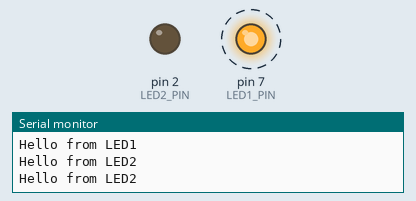
This sketch was run on a simulated Arduino Uno, built with avr-gcc and run on an emulated ATmega328P. Parts: output pins drawn as LEDs (lit = HIGH), the last lines printed to the serial monitor. Dashed ring = blinking.

Above: at 0.05 s.
At 0.25 s:
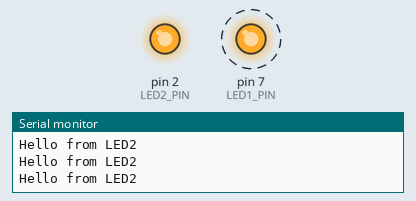
Timing chart, 0 to 4.6 s (numbered marks = the images above):
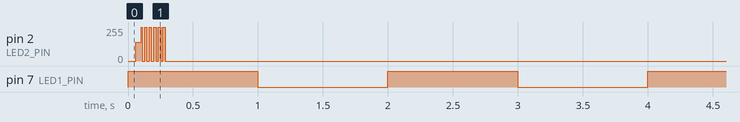

Measured:
- by itself, pin 2 (LED2_PIN): repeats every 0.03 s: 255/255 0.01 s, 0/255 0.02 s, until it stays 0/255 from 0.3 s
- by itself, pin 7 (LED1_PIN): alternates HIGH for 1.0 s and LOW for 1.0 s, 9 changes in all, then stays LOW

The sketch:

event_scheduling9.ino
```cpp
#include <avr/io.h>
#include <avr/interrupt.h>

#define LED1_PIN 7
#define LED2_PIN 2

#define LED1_INTV 1000  // LED1 interval in milliseconds
#define LED2_INTV 800   // LED2 interval in milliseconds

#define LED1_CNT  5     // Number of blinks for LED1
#define LED2_CNT 10     // Number of blinks for LED2

volatile uint8_t led1_count = 0;
volatile uint8_t led2_count = 0;

void setup()
{
  Serial.begin(9600); // Start serial communication
  DDRD |= (1 << LED1_PIN) | (1 << LED2_PIN); // Set LED pins as outputs

  // Timer 1 setup for LED1 (1 second)
  TCCR1A = 0;
  TCCR1B = 0;
  TCCR1B |= (1 << WGM12); // Set CTC mode
  TCCR1B |= (1 << CS12) | (1 << CS10); // Set prescaler to 1024
  OCR1A = 15624; // Set compare value for 1 second
  TIMSK1 |= (1 << OCIE1A); // Enable Timer 1 Compare A Match interrupt

  // Timer 2 setup for LED2 (300 ms)
  TCCR2A = 0;
  TCCR2B = 0;
  TCCR2A |= (1 << WGM21); // Set CTC mode
  TCCR2B |= (1 << CS22) | (1 << CS20); // Set prescaler to 1024
  OCR2A = 12499; // Set compare value for 800 ms
  TIMSK2 |= (1 << OCIE2A); // Enable Timer 2 Compare A Match interrupt

  sei(); // Enable global interrupts
}

void loop()
{
  // Main code can run here, if needed
}

// ISR for Timer 1 (LED1)
ISR(TIMER1_COMPA_vect)
{
  static uint8_t led1_state = 0; // State for LED1 (0: OFF, 1: ON)

  if (led1_count < LED1_CNT * 2) // Each toggle counts as ON and OFF
  {
    led1_state = !led1_state; // Toggle state
    PORTD = (PORTD & ~(1 << LED1_PIN)) | (led1_state << LED1_PIN); // Update LED1 state
    Serial.println("Hello from LED1");
    led1_count++;
  }
}

// ISR for Timer 2 (LED2)
ISR(TIMER2_COMPA_vect)
{
  static uint8_t led2_state = 0; // State for LED2 (0: OFF, 1: ON)

  if (led2_count < LED2_CNT * 2) // Each toggle counts as ON and OFF
  {
    led2_state = !led2_state; // Toggle state
    PORTD = (PORTD & ~(1 << LED2_PIN)) | (led2_state << LED2_PIN); // Update LED2 state
    Serial.println("Hello from LED2");
    led2_count++;
  }
}
```
